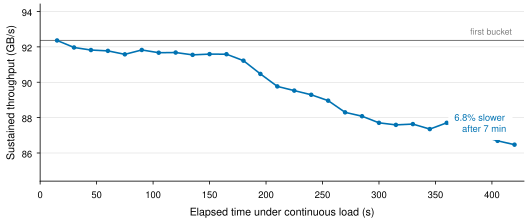

Source code (Python):
"""Sustained-load throughput on a passively cooled MacBook Air.

Regenerate:  python docs/figures/thermal-soak.py
             (run from docs/figures/)
Data:        ../../bench/results/thermal.json, produced by
             bench/thermal.py --minutes 7 --out bench/results/thermal.json
"""

import json
import os

from orx_figstyle import BASELINE, PALETTE, TEXT, figure, save, use_style

HERE = os.path.dirname(os.path.abspath(__file__))
DATA = os.path.join(HERE, "..", "..", "bench", "results", "thermal.json")


def main():
    use_style()
    with open(DATA) as fh:
        d = json.load(fh)

    buckets = d["buckets"]
    t = [b["t_s"] for b in buckets]
    gbps = [b["gb_per_s"] for b in buckets]
    first = gbps[0]

    fig, ax = figure(width=TEXT, ratio=0.42)

    # The first bucket is the reference the slowdown is measured against, so it
    # is a reference line: grey, not a palette colour.
    ax.axhline(first, color=BASELINE, linewidth=0.8, zorder=1)
    ax.annotate("first bucket", xy=(t[-1], first), xytext=(-2, 3),
                textcoords="offset points", ha="right", va="bottom",
                fontsize=6.5, color=BASELINE)

    ax.plot(t, gbps, color=PALETTE["blue"], linewidth=1.2, marker="o",
            markersize=2.4, zorder=3)

    final = gbps[-1]
    ax.annotate(f"{(first / final - 1) * 100:.1f}% slower\nafter {t[-1] / 60:.0f} min",
                xy=(t[-1], final), xytext=(-6, 8), textcoords="offset points",
                ha="right", va="bottom", fontsize=7, color=PALETTE["blue"],
                backgroundcolor="white")

    ax.set_xlabel("Elapsed time under continuous load (s)")
    ax.set_ylabel("Sustained throughput (GB/s)")
    ax.set_xlim(0, t[-1] * 1.02)
    lo, hi = min(gbps), max(gbps)
    pad = (hi - lo) * 0.35
    ax.set_ylim(lo - pad, hi + pad)      # not truncated to zero: the claim is
                                         # the *shape* of the decline, and the
                                         # y-range is stated in the caption
    save(fig, os.path.join(HERE, "thermal-soak"))


if __name__ == "__main__":
    main()
